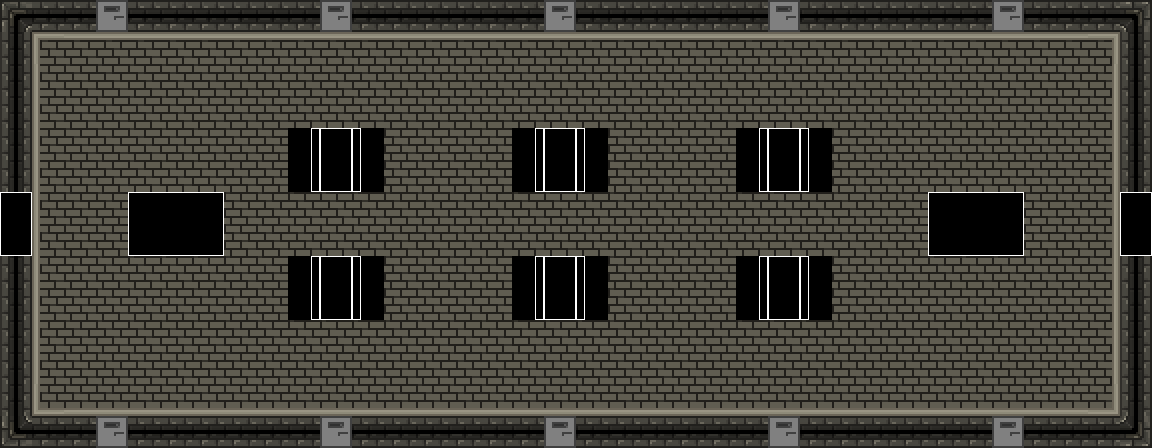

A level layout from a 2D game, rendered from its tile map. Below: a short description, then the map file with its tile-grid data intact:
An orthogonal 36x14 tile map with 32x32 px tiles, 1 tile layer (Tile Layer 1).

<map version="1.2" tiledversion="1.2.0" orientation="orthogonal" renderorder="left-down" width="36" height="14" tilewidth="32" tileheight="32" infinite="0" nextlayerid="2" nextobjectid="1">
 <tileset firstgid="1" source="mvpplaceholder.tsx" />
 <layer id="1" name="Tile Layer 1" width="36" height="14">
  <data encoding="csv">
1,18,18,28,18,18,18,18,18,18,28,18,18,18,18,18,18,28,18,18,18,18,18,18,28,18,18,18,18,18,18,28,18,18,18,3,
11,9,2,2,2,2,2,2,2,2,2,2,2,2,2,2,2,2,2,2,2,2,2,2,2,2,2,2,2,2,2,2,2,2,4,11,
11,27,10,10,10,10,10,10,10,10,10,10,10,10,10,10,10,10,10,10,10,10,10,10,10,10,10,10,10,10,10,10,10,10,12,11,
11,27,10,10,10,10,10,10,10,10,10,10,10,10,10,10,10,10,10,10,10,10,10,10,10,10,10,10,10,10,10,10,10,10,12,11,
11,27,10,10,10,10,10,10,10,46,44,45,10,10,10,10,46,44,45,10,10,10,10,46,44,45,10,10,10,10,10,10,10,10,12,11,
11,27,10,10,10,10,10,10,10,54,52,53,10,10,10,10,54,52,53,10,10,10,10,54,52,53,10,10,10,10,10,10,10,10,12,11,
8,27,10,10,5,6,7,10,10,10,10,10,10,10,10,10,10,10,10,10,10,10,10,10,10,10,10,10,10,5,6,7,10,10,12,8,
16,27,10,10,13,14,15,10,10,10,10,10,10,10,10,10,10,10,10,10,10,10,10,10,10,10,10,10,10,13,14,15,10,10,12,16,
11,27,10,10,10,10,10,10,10,46,44,45,10,10,10,10,46,44,45,10,10,10,10,46,44,45,10,10,10,10,10,10,10,10,12,11,
11,27,10,10,10,10,10,10,10,54,52,53,10,10,10,10,54,52,53,10,10,10,10,54,52,53,10,10,10,10,10,10,10,10,12,11,
11,27,10,10,10,10,10,10,10,10,10,10,10,10,10,10,10,10,10,10,10,10,10,10,10,10,10,10,10,10,10,10,10,10,12,11,
11,27,10,10,10,10,10,10,10,10,10,10,10,10,10,10,10,10,10,10,10,10,10,10,10,10,10,10,10,10,10,10,10,10,12,11,
11,25,26,26,26,26,26,26,26,26,26,26,26,26,26,26,26,26,26,26,26,26,26,26,26,26,26,26,26,26,26,26,26,26,20,11,
17,18,18,28,18,18,18,18,18,18,28,18,18,18,18,18,18,28,18,18,18,18,18,18,28,18,18,18,18,18,18,28,18,18,18,19
</data>
 </layer>
</map>